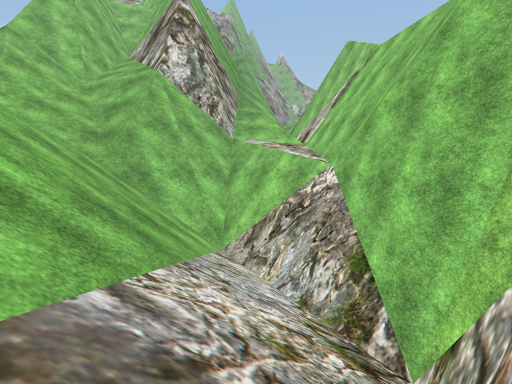
view 1 (above)

16 first-person views from a walk through a Unity game level. The camera is 1.3 m above the floor, tilts 6° down and sees 75° across. The floor is counted in squares, 2 m on a side. Each view is taken from the middle of a square. On the plan, view 1 faces up. The plan holds only what a view shows up to about 10 squares ahead; the rest is blank. The place goes on beyond the plan. Some surface patterns are stand-ins.

view 2
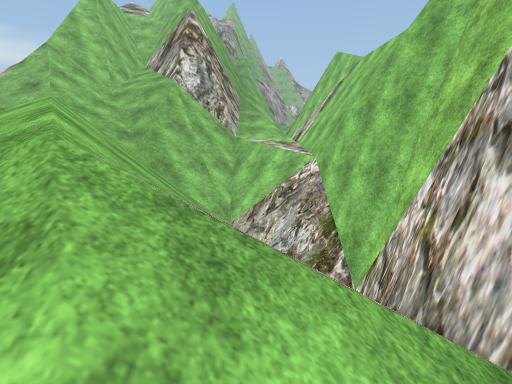

view 3
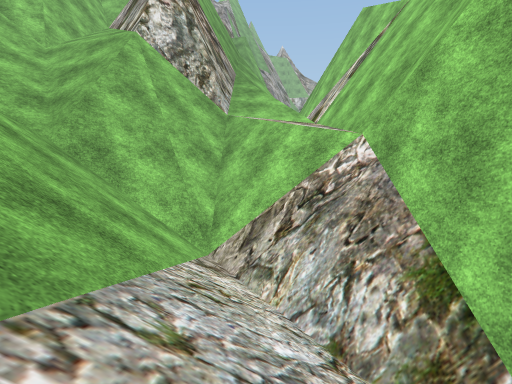

view 4
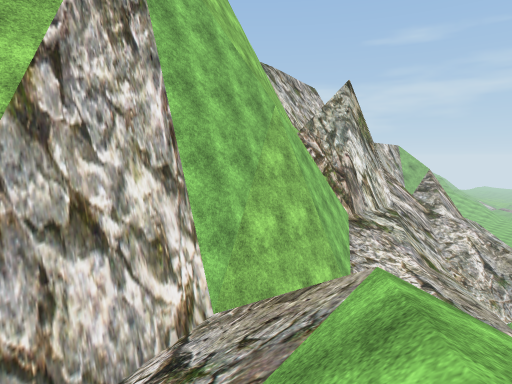

view 5
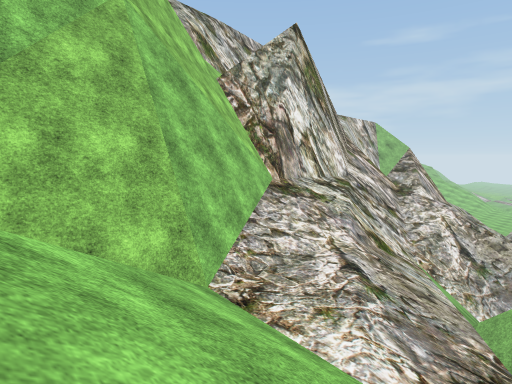

view 6
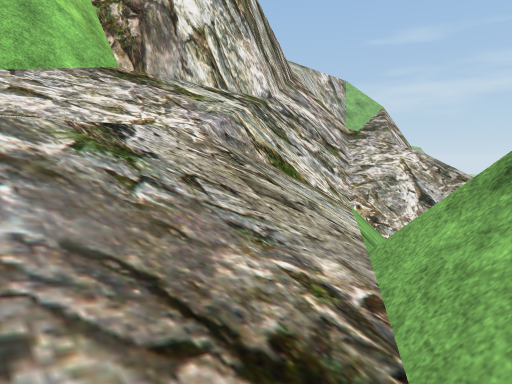

view 7
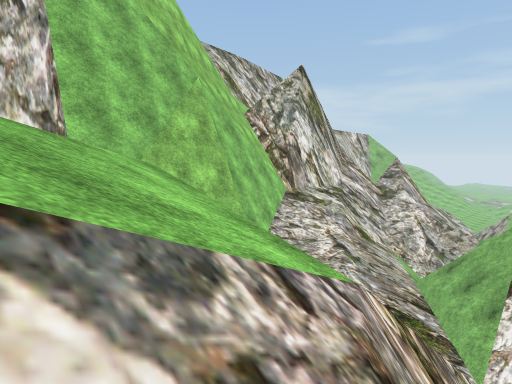

view 8
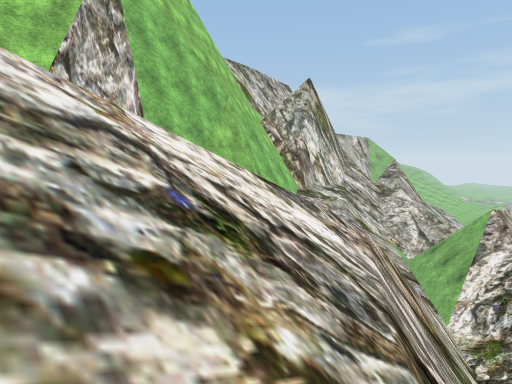

view 9
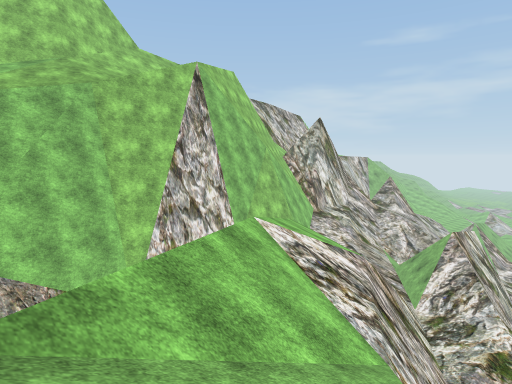

view 10
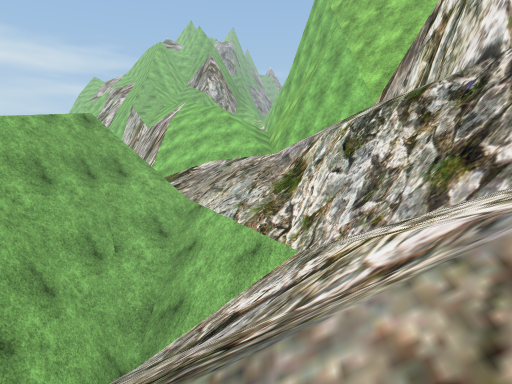

view 11
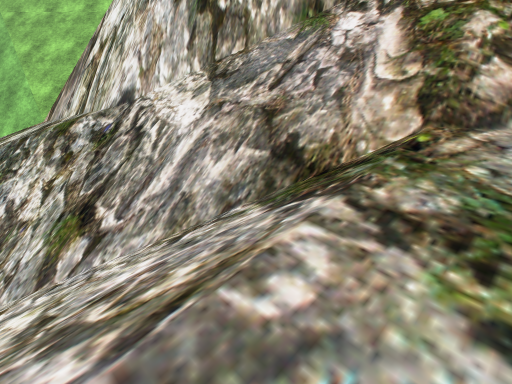

view 12
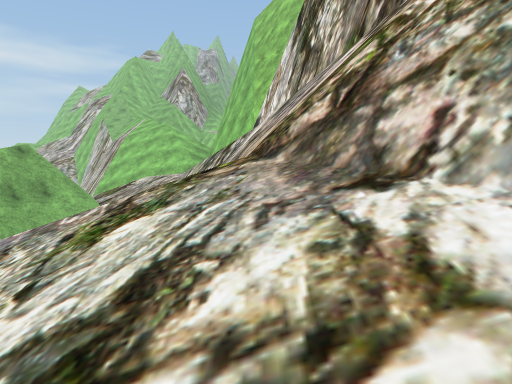

view 13
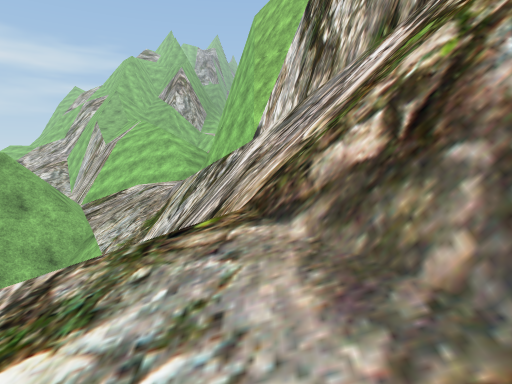

view 14
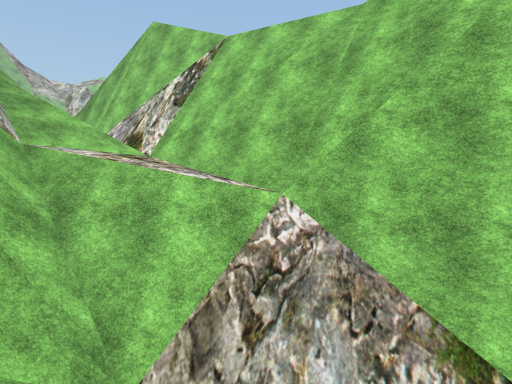

view 15
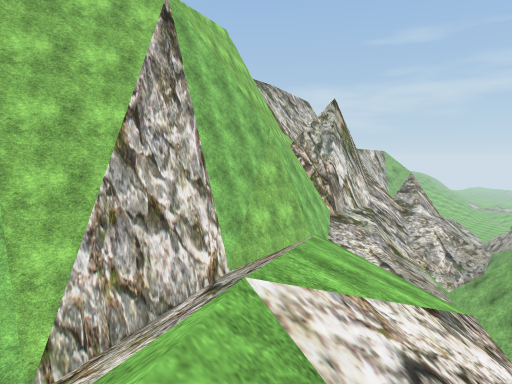

view 16
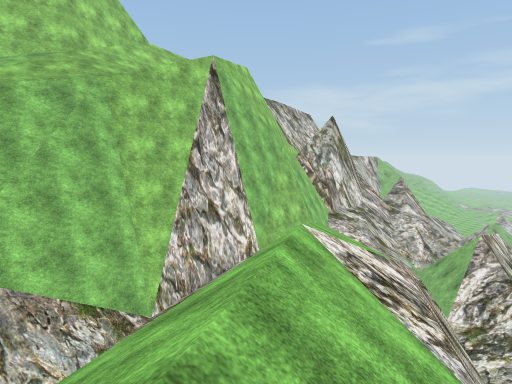

### Floor plan
Key: @ floor where view 1 was taken; # wall or solid block; x gap in a wall; . main floor; - floor 0.75 m lower than the main floor; : floor 5.75 m higher than the main floor; + floor 6.5 m higher than the main floor; * floor 8 m higher than the main floor; / step, stairs or slope; = window, fence, low wall or low ledge; v drop or lower ground.
Columns run from 8 left of view 1 to 5 right of it. Each row starts with its distance up from view 1.
 14        v
 13   #  ##v*
 12  ##//##v+ #
 11  ##//xvv:##
 10  ////vvv #
  9  ////vv  #
  8 v////=#####
  7  ////=====#
  6   ////////#
  5   ////////#
  4   v///////#
  3   v///////#
  2    v//////#
  1    v//////#
  0     v///@/#
 -1    #v/////#
 -2   //#v/// #
 -3   //## ///#
 -4   v//= ///#
 -5   v/////-.##
 -6     /=///./#
 -7     vv#//./##
 -8     vv##////#
 -9      v##////#
-10       ##//#/#
-11       ##//#v#
-12       ##//#v#
-13        #//###
-14        #///##
-15         ///###
-16         ////=#
-17          ////#
-18            //#
-19             /

Where each view was taken, in squares from view 1:
view 1: 0 up, 0 right, facing up
view 2: 2 down, 0 right, facing up
view 3: 2 up, 0 right, facing up
view 4: 2 up, 2 left, facing down-right
view 5: 2 down, 2 left, facing down-right
view 6: 6 down, 2 left, facing down-right
view 7: 1 up, 4 left, facing down-right
view 8: 3 up, 5 left, facing down-right
view 9: 7 up, 7 left, facing down-right
view 10: 17 down, 1 right, facing up
view 11: 17 down, 2 right, facing up-right
view 12: 19 down, 4 right, facing up
view 13: 18 down, 4 right, facing up
view 14: 4 up, 2 left, facing up-right
view 15: 4 up, 4 left, facing down-right
view 16: 7 up, 6 left, facing down-right
